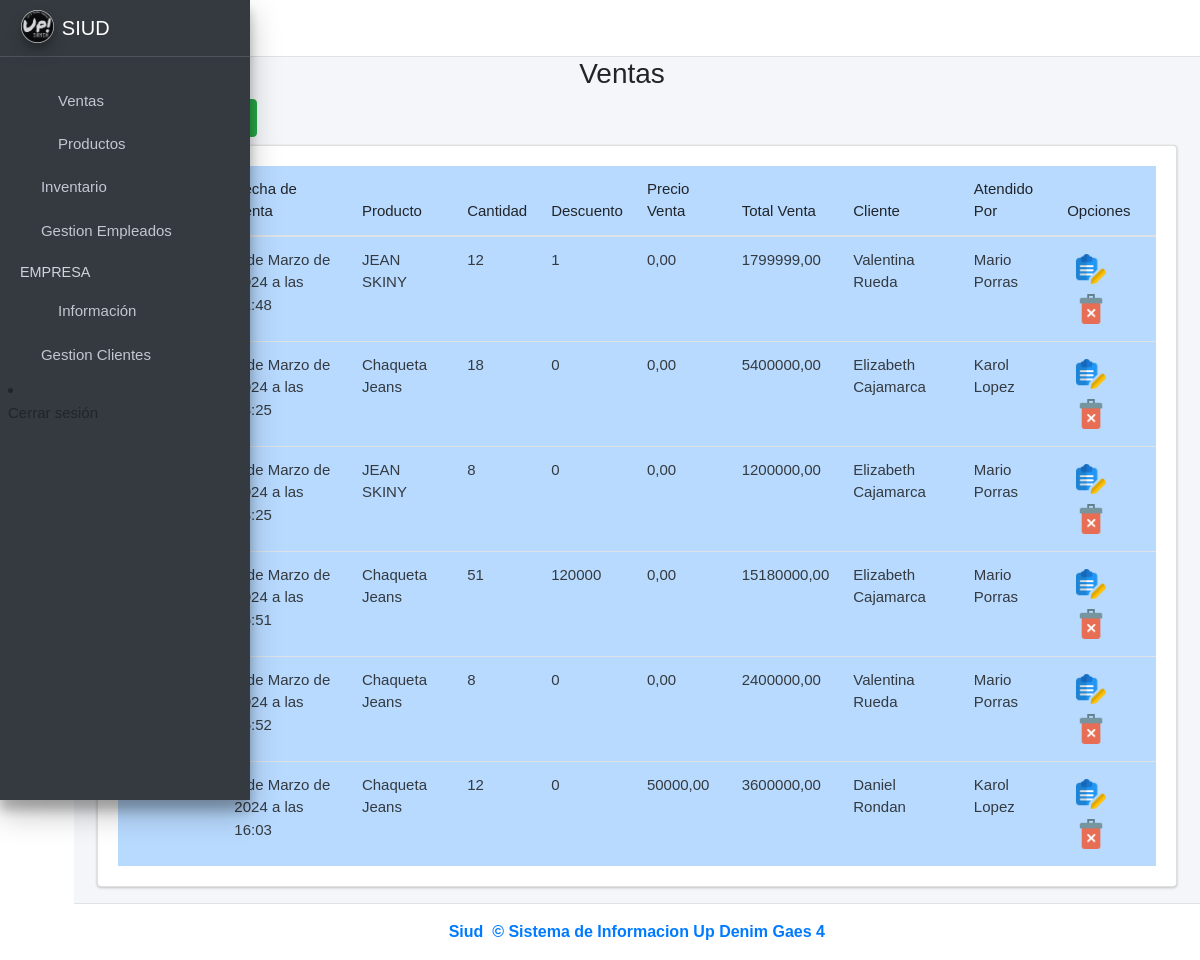
The page / on the database its author committed.
### ventas/models.py (models this page shows, shortened)
class Venta(models.Model):
    idventa = models.AutoField(primary_key=True)
    cantidad_productos = models.PositiveIntegerField(null=False, blank=False)
    descuento_venta = models.IntegerField()
    precio_venta = models.DecimalField(max_digits=10, decimal_places=2, null=False, blank=False, default=0.0)
    total_venta = models.DecimalField(max_digits=10, decimal_places=2, null=False, blank=False)
    fecha_venta = models.DateTimeField(null=False, blank=False, default=timezone.now)
    cod_cliente = models.ForeignKey(Cliente, on_delete=models.CASCADE)
    cod_empleado = models.ForeignKey(Empleado, on_delete=models.CASCADE)
    cod_producto = models.ForeignKey(Producto, on_delete=models.CASCADE)
    created = models.DateTimeField(auto_now_add=True)
    updated = models.DateTimeField(auto_now=True)
    class Meta:
        verbose_name = 'venta'
        verbose_name_plural = 'ventas'

class Producto(models.Model):
    cod_producto = models.CharField(primary_key=True, unique=True, blank=False, null=False, max_length=15)
    nombre_producto = models.CharField(max_length=45, null=False)
    precio_venta = models.DecimalField(max_digits=10, decimal_places=2, null=False, blank=False)
    descripcion_producto = models.CharField(max_length=45)
    cantidad_productos = models.PositiveIntegerField(null=False)
    imagen = models.ImageField(upload_to='productos', null=True, blank=True)
    idcategoria_producto = models.ForeignKey(CategoriaProducto, on_delete=models.CASCADE)
    idtalla = models.ForeignKey(Talla, on_delete=models.CASCADE)
    created = models.DateTimeField(auto_now_add=True)
    updated = models.DateTimeField(auto_now=True)
    class Meta:
        verbose_name = 'producto'
        verbose_name_plural = 'productos'
    def __str__(self):
        return f"{self.cod_producto}"

class Cliente(models.Model):
    cod_cliente = models.IntegerField(primary_key=True, unique=True, blank=False, null=False)
    cupo_credito = models.IntegerField()
    iddocumento = models.ForeignKey(Persona, on_delete=models.CASCADE)
    idtipo_comercio = models.ForeignKey(TipoComercio, on_delete=models.CASCADE)
    idtipo_cliente = models.ForeignKey(TipoCliente,on_delete=models.CASCADE)
    created = models.DateTimeField(auto_now_add=True)
    updated = models.DateTimeField(auto_now_add=True)
    class Meta:
        verbose_name = 'cliente'
        verbose_name_plural = 'clientes'
    def __str__(self):
        return f"{self.cod_cliente}"

class Persona(models.Model):
    documentoidentidad = models.IntegerField(primary_key=True, unique=True, blank=False, null=False)
    primer_nombre = models.CharField(max_length=45, null=False, blank=False)
    segundo_nombre = models.CharField(max_length=45, blank=True, null=True)
    primer_apellido = models.CharField(max_length=45, null=False, blank=False)
    segundo_apellido = models.CharField(max_length=45, blank=True, null=True)
    genero = models.CharField(max_length=20, null=False, blank=False)
    idcontacto = models.OneToOneField(Contacto, on_delete=models.CASCADE)
    iddireccion = models.OneToOneField(Direccion, on_delete=models.CASCADE)
    created = models.DateTimeField(auto_now_add=True)
    updated = models.DateTimeField(auto_now_add=True)
    class Meta:
        verbose_name = 'persona'
        verbose_name_plural = 'personas'

class Empleado(models.Model):
    cod_empleado = models.IntegerField(primary_key=True, unique=True, blank=False, null=False)
    fecha_ingreso = models.DateField(null=False, blank=False)
    salario = models.FloatField(null=False, blank=False)
    fecha_nacimiento = models.DateField(null=False, blank=False)
    rh = models.CharField(null=False, blank=False, max_length=5)
    iddocumento = models.ForeignKey(Persona, on_delete=models.CASCADE)
    idarl = models.ForeignKey(Arl, on_delete=models.CASCADE)
    ideps = models.ForeignKey(Eps, on_delete=models.CASCADE)
    idfondo_pension = models.ForeignKey(FondoPension, on_delete=models.CASCADE)
    idcargo_empleado = models.ForeignKey(CargoEmpleado, on_delete=models.CASCADE)
    idusuario = models.ForeignKey(Usuarioid, on_delete=models.CASCADE)
    idrolusuario = models.ForeignKey(RolUsuario, on_delete=models.CASCADE)
    created = models.DateTimeField(auto_now_add=True)
    updated = models.DateTimeField(auto_now=True)
    class Meta:
        verbose_name = 'empleado'
        verbose_name_plural = 'empleados'
    def __str__(self):
        return f"{self.cod_empleado}"

### ventas/views.py (the view)
# urls.py: path('', views.ventas_vista, name='Ventas'),
def ventas_vista(request):
    venta = Venta.objects.all()
    empleado = Empleado.objects.all()
    producto = Producto.objects.all()
    cliente = Cliente.objects.all()
    form_personal = AgregarVentaForm()
    context ={
        'venta' : venta,
        'empleado' : empleado,
        'cliente' : cliente,
        'producto' : producto,
        'form_personal' : form_personal,
    }
    return render(request, 'ventas.html', context)

### ventas/templates/ventas.html (shortened to what this page needs)
{% extends "base.html" %}
{% load static %}
{% load widget_tweaks %}
{% block content %}
<link rel="stylesheet" href="{% static 'index/css/b4.css' %}">
<div class="row">
    <div class="col-md-12">
        <h3 class="text-center">Ventas   <i class="fas fa-users"></i></h3> <! -- Es para cambiar el icono xd -- >
        <div class="col-md-3 pb-2">
            <a href="#AgregarPersonalModal"
                data-toggle="modal" data-dismiss="modal">
                <button type="button" class="btn btn-success">
                    <i class="fas fa-plus-circle"></i>
                </button>
            </a>
        </div>
        <div class="card card-body" style="overflow:scroll">
            <table class="table table-hover table-primary" id="myTable">
                <thead>
                    <tr>
                        <th>#</th>
                        <th>No. Venta</th>
                        <th>Fecha de Venta</th>
                        <th>Producto</th>
                        <th>Cantidad</th>
                        <th>Descuento</th>
                        <th>Precio Venta</th>
                        <th>Total Venta</th>
                        <th>Cliente</th>
                        <th>Atendido Por</th>
                        <th>Opciones</th>
                    </tr>
                </thead>
                <tbody class="text-dark">
                    {% for i in venta %}
                    <tr>
                        <td>{{forloop.counter}}</td>
                        <td>{{i.idventa}}</td>
                        <td>{{i.fecha_venta}}</td>
                        <td>{{i.cod_producto.nombre_producto}}</td>
                        <td>{{i.cantidad_productos}}</td>
                        <td>{{i.descuento_venta}}</td>
                        <td>{{i.precio_venta}}</td>
                        <td>{{i.total_venta}}</td>
                        <td>{{i.cod_cliente.iddocumento.primer_nombre}} {{i.cod_cliente.iddocumento.primer_apellido}}</td>
                        <td>{{i.cod_empleado.iddocumento.primer_nombre}} {{i.cod_empleado.iddocumento.primer_apellido}}</td>
                        <td>
                            <button onclick="editarPersonal('{{i.iddocumento.documentoidentidad}}')"
                               class="btn btn-dark-outline btn-sm" data-toggle="modal"
                                href="#EditarPersonalModal"><img src="{% static 'index/img/editar.png' %}" alt="Error"
                                    width="30"></button>
                                    <button onclick="eliminarPersonal('{{i.idventa}}')" class="btn btn-dark-outline btn-sm"
                                    data-toggle="modal" href="#EliminarPersonalModal"><img
                                        src="{% static 'index/img/delete.png' %}" alt="Error" width="30"></button>
                            </td>
                    </tr>
                    {% endfor %}
                </tbody>
            </table>
        </div>
    </div>
</div>
{% endblock %}

### ventas/templates/base.html (shortened to what this page needs)
{% load static %}
<!DOCTYPE html>
<html lang="en">
<head>
  <link rel="stylesheet" href="{% static 'lib/adminlite/plugins/fontawesome-free/css/all.min.css' %}">
  <link rel="stylesheet"
    href="{% static 'lib/adminlite/plugins/tempusdominus-bootstrap-4/css/tempusdominus-bootstrap-4.min.css' %}">
  <link rel="stylesheet" href="{% static 'lib/adminlite/plugins/icheck-bootstrap/icheck-bootstrap.min.css' %}">
  <link rel="stylesheet" href="{% static 'lib/adminlite/plugins/jqvmap/jqvmap.min.css' %}">
  <link rel="stylesheet" href="{% static 'lib/adminlite/css/adminlte.min.css' %}">
  <link rel="stylesheet" href="{% static 'lib/adminlite/plugins/overlayScrollbars/css/OverlayScrollbars.min.css' %}">
  <link rel="stylesheet" href="{% static 'lib/adminlite/plugins/daterangepicker/daterangepicker.css' %}">
  <link rel="stylesheet" href="{% static 'lib/adminlite/plugins/summernote/summernote-bs4.min.css' %}">
  <link rel="stylesheet" href="{% static 'index/css/main.css' %}">
  <link rel="stylesheet" type="text/css" href="{% static 'index/DataTables/datatables.min.css' %}">
  <link rel="stylesheet" type="text/css"
    href="{% static 'index/DataTables/Buttons-2.0.1/css/buttons.dataTables.min.css' %}">
  <link rel="stylesheet" href="{% static 'jquery-ui/jquery-ui.min.css' %}">
</head>
<body class="hold-transition sidebar-mini layout-fixed sidebar-closed sidebar-collapse">
  <div class="wrapper">
    <nav class="main-header navbar navbar-expand navbar-white navbar-light">
      <ul class="navbar-nav">
        <li class="nav-item">
          <a class="nav-link" data-widget="pushmenu" href="#" role="button"><i class="fas fa-bars"></i></a>
        </li>
      </ul>
      <ul class="navbar-nav ml-auto">
        <li class="nav-item">
          <a class="nav-link" data-widget="fullscreen" href="#" role="button">
            <i class="fas fa-expand-arrows-alt"></i>
          </a>
        </li>
      </ul>
    </nav>
    <aside class="main-sidebar sidebar-dark-primary elevation-4">
      <a href="{% url 'home' %}" class="brand-link">
        <img src="{% static 'index/img/logoup2.png' %}" alt="Logo" class="brand-image img-circle elevation-3"
          style="opacity: .8">
      </a>
      <div class="sidebar">
        <nav class="mt-2">
          <ul class="nav nav-pills nav-sidebar flex-column" data-widget="treeview" role="menu" data-accordion="false">
            <li class="nav-item">
              <a href="{% url 'Ventas' %}" class="nav-link">
                <i class="nav-icon far fa-calendar-alt"></i>
              </a>
            </li>
            <li class="nav-item">
              <a href="{% url 'Productos' %}" class="nav-link">
                <i class="nav-icon fas fa-boxes"></i>
              </a>
            </li>
            <li class="nav-item">
              <a href="{% url 'Inventarios' %}" class="nav-link">
                <i class="fas fa-warehouse"></i>
              </a>
            </li>
            <li class="nav-item">
              <a href="#" class="nav-link">
                <i class="far fa-building"></i>
              </a>
            </li>
            <li class="nav-item">
              <a href="{% url 'novedadesProductos' %}" class="nav-link">
                <i class=" nav-icon fas fa-globe"></i>
              </a>
            </li>
            <li class="nav-item">
              <a href="#" class="nav-link">
                <i class="fas fa-users"></i>
              </a>
            </li>
          </ul>
        </nav>
        <li class="nav-item">
              <i class="nav-icon far fa-circle text-danger"></i>
              <p>Cerrar sesión</p>
        </li>
      </div>
    </aside>
    <div class="content-wrapper">
      <section class="content">
        <div class="container-fluid">
          {% block content %}
          {% endblock %}
        </div>
      </section>
    </div>
    <footer class="main-footer text-center text-primary">
      <a href="" target="_blank" rel="noopener noreferrer">
        <strong> Siud <img src="" alt="" width="20"> &copy;
          Sistema de Informacion Up Denim
          Gaes 4
        </strong>
      </a>
    </footer>
  </div>
</body>
</html>

### ventas/static/index/css/main.css (style rules this page uses)
p , input[type=text] , input[type=date], input[type=number], input[type=password] { font-weight: 100; font-size: 15px; }
table, th, td { font-weight: 100; font-size:15px; }
body { font-family: Arial, Helvetica, sans-serif !important; }

### rows shown on the page
Venta: fecha_venta "5 de Marzo de 2024 a las 01:48", cod_producto.nombre_producto "JEAN SKINY", cantidad_productos "12", descuento_venta "1", precio_venta "0,00", total_venta "1799999,00", cod_cliente.iddocumento.primer_nombre "Valentina", cod_cliente.iddocumento.primer_apellido "Rueda", cod_empleado.iddocumento.primer_nombre "Mario", cod_empleado.iddocumento.primer_apellido "Porras"
Venta: fecha_venta "5 de Marzo de 2024 a las 03:25", cod_producto.nombre_producto "Chaqueta Jeans", cantidad_productos "18", descuento_venta "0", precio_venta "0,00", total_venta "5400000,00", cod_cliente.iddocumento.primer_nombre "Elizabeth", cod_cliente.iddocumento.primer_apellido "Cajamarca", cod_empleado.iddocumento.primer_nombre "Karol", cod_empleado.iddocumento.primer_apellido "Lopez"
Venta: fecha_venta "5 de Marzo de 2024 a las 03:25", cod_producto.nombre_producto "JEAN SKINY", cantidad_productos "8", descuento_venta "0", precio_venta "0,00", total_venta "1200000,00", cod_cliente.iddocumento.primer_nombre "Elizabeth", cod_cliente.iddocumento.primer_apellido "Cajamarca", cod_empleado.iddocumento.primer_nombre "Mario", cod_empleado.iddocumento.primer_apellido "Porras"
Venta: fecha_venta "5 de Marzo de 2024 a las 15:51", cod_producto.nombre_producto "Chaqueta Jeans", cantidad_productos "51", descuento_venta "120000", precio_venta "0,00", total_venta "15180000,00", cod_cliente.iddocumento.primer_nombre "Elizabeth", cod_cliente.iddocumento.primer_apellido "Cajamarca", cod_empleado.iddocumento.primer_nombre "Mario", cod_empleado.iddocumento.primer_apellido "Porras"
Venta: fecha_venta "5 de Marzo de 2024 a las 15:52", cod_producto.nombre_producto "Chaqueta Jeans", cantidad_productos "8", descuento_venta "0", precio_venta "0,00", total_venta "2400000,00", cod_cliente.iddocumento.primer_nombre "Valentina", cod_cliente.iddocumento.primer_apellido "Rueda", cod_empleado.iddocumento.primer_nombre "Mario", cod_empleado.iddocumento.primer_apellido "Porras"
Venta: fecha_venta "7 de Marzo de 2024 a las 16:03", cod_producto.nombre_producto "Chaqueta Jeans", cantidad_productos "12", descuento_venta "0", precio_venta "50000,00", total_venta "3600000,00", cod_cliente.iddocumento.primer_nombre "Daniel", cod_cliente.iddocumento.primer_apellido "Rondan", cod_empleado.iddocumento.primer_nombre "Karol", cod_empleado.iddocumento.primer_apellido "Lopez"
